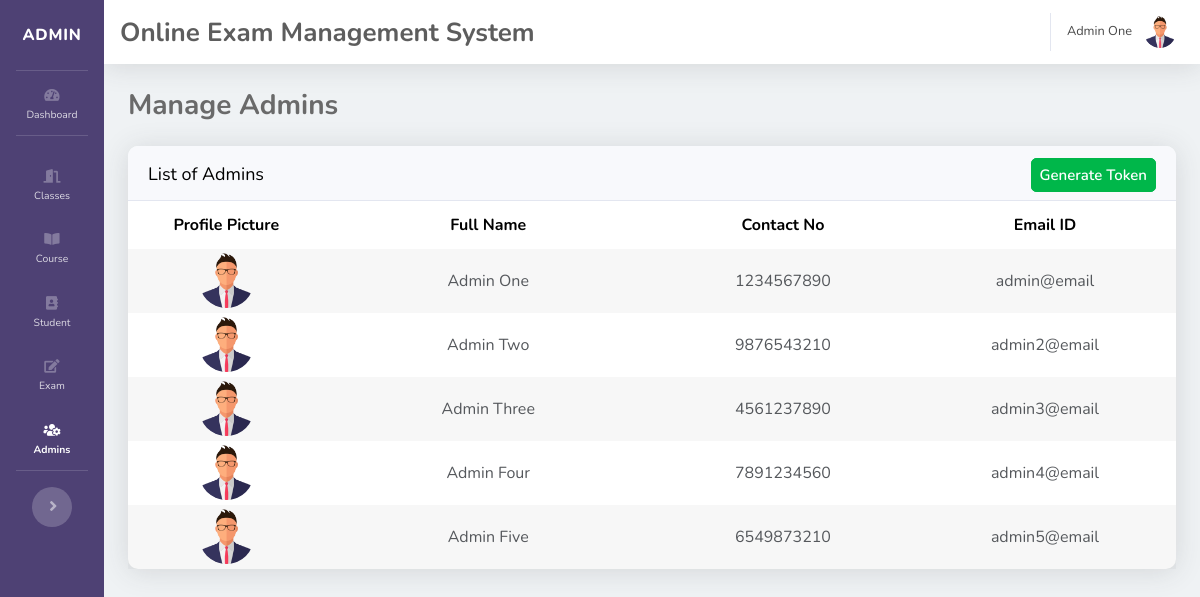
The app's page /admin/admins.php (signed in) with its own data.
### tables this page shows
CREATE TABLE `admin_reg` (
  `adm_id` int(100) NOT NULL,
  `image` varchar(100) NOT NULL,
  `full_name` varchar(100) NOT NULL,
  `contact` varchar(100) NOT NULL,
  `emailid` varchar(100) NOT NULL,
  `password` varchar(100) NOT NULL,
  `special_token` varchar(100) NOT NULL
);

### admin/admins.php (the view, shortened to what this page needs)
<?php
include "../connection.php";
include "assets/header.php";
include "assets/navbar.php"
?>
<!doctype html>
<html lang="en">
<head>
</head>
<body>
    <div class="container-fluid">
        <h3>Manage Admins</h3>
        <div class="table-box">
            <div class="card-header">List of Admins
                <div style="float: right;">
                    <a type="button submit" class="butn butn-success" id="generate_token" data-toggle="modal" data-target="#generate_token_modal">Generate Token</a>
                </div>
            </div>
            <div class="admin_data">
                <div id="table" class="table-responsive">
                    <table class="align-middle mb-0 table table-borderless table-striped table-hover">
                        <thead>
                            <tr>
                                <th class="text-center" width="15%">Profile Picture</th>
                                <th class="text-center" width="25%">Full Name</th>
                                <th class="text-center" width="20%">Contact No</th>
                                <th class="text-center" width="20%">Email ID</th>
                            </tr>
                        </thead>
                        <tbody>
                            <?php
                            $selectquery = "SELECT * FROM `admin_reg` WHERE `emailid` != ''";
                            $query = mysqli_query($db, $selectquery);
                            while ($res = mysqli_fetch_array($query)) {
                            ?>
                                <tr>
                                    <td class="text-center pt-1 pb-1">
                                        <div id="adm_profile_div"><img src="<?php echo empty($res['image']) ? "img/pfp.png" : $res['image']; ?>"></div>
                                    </td>
                                    <td class="text-center pt-2_1 pb-2_1"><?php echo $res['full_name'] ?></td>
                                    <td class="text-center pt-2_1 pb-2_1"><?php echo $res['contact'] ?></td>
                                    <td class="text-center pt-2_1 pb-2_1"><?php echo $res['emailid'] ?></td>
                                </tr>
                            <?php
                            }
                            ?>
                        </tbody>
                    </table>
                </div>
            </div>
        </div>
        <br>
    </div>
</body>
</html>

### admin/assets/header.php (shortened to what this page needs)
<!DOCTYPE html>
<head>
    <link href="css/style.css?version=1" rel="stylesheet" type="text/css">
    <link href="css/bootstrap.css?version=1" rel="stylesheet" type="text/css">
    <link href="css/font-awesome.min.css" rel="stylesheet" type="text/css">
</head>

### admin/assets/navbar.php (shortened to what this page needs)
<?php
include "../connection.php";
?>
<!DOCTYPE html>
<?php
@$sql1 = "SELECT * FROM `admin_reg` WHERE `adm_id` = '{$_SESSION["adm_id"]}'";
$result1 = mysqli_query($db, $sql1);
$res2 = mysqli_fetch_array($result1);
?>
<div id="wrapper">
    <ul class="navbar-nav bg-gradient-primary sidebar sidebar-dark accordion toggled" id="accordionSidebar">
        <a class="sidebar-brand d-flex align-items-center justify-content-center" href="dashboard.php">
            <?php
            if (isset($_SESSION['adm_id'])) {
            ?>
                <div class="sidebar-brand-icon">
                    <?php
                    $str_name = $res2['full_name'];
                    echo strtok($str_name, " ");
                    ?>
                </div>
            <?php
            } else {
            ?>
                <div class="sidebar-brand-icon">Admin</div>
            <?php
            }
            ?>
        </a>
        <hr class="sidebar-divider my-0">
        <li id="dashboard" class="nav-item">
            <a class="nav-link" href="dashboard.php">
                <i class="fas fa-fw fa-tachometer-alt"></i>
                <span>Dashboard</span></a>
        </li>
        <hr class="sidebar-divider">
        <li id="classes" class="nav-item">
            <a class="nav-link" href="classes.php">
                <i class="fas fa-door-open"></i>
                <span>Classes</span>
            </a>
        </li>
        <li id="courses1" class="nav-item">
            <a class="nav-link collapsed" href="#" data-toggle="collapse" data-target="#collapseSubject" aria-expanded="true" aria-controls="collapseSubject">
                <i class="fas fa-book-open"></i>
                <span>Course</span>
            </a>
        </li>
        <li id="student" class="nav-item">
            <a class="nav-link collapsed" href="#" data-toggle="collapse" data-target="#collapseStudent" aria-expanded="true" aria-controls="collapseStudent">
                <i class="fas fa-address-book"></i>
                <span>Student</span>
            </a>
        </li>
        <li id="exam" class="nav-item">
            <a class="nav-link collapsed" href="#" data-toggle="collapse" data-target="#collapseExam" aria-expanded="true" aria-controls="collapseExam">
                <i class="fas fa-edit"></i>
                <span>Exam</span>
            </a>
        </li>
        <li id="admin_list" class="nav-item">
            <a class="nav-link" href="admins.php">
                <i class="fas fa-users-cog"></i>
                <span>Admins</span>
            </a>
        </li>
        <hr class="sidebar-divider d-none d-md-block">
        <div class="text-center d-none d-md-inline">
            <button class="rounded-circle border-0" id="sidebarToggle"></button>
        </div>
    </ul>
    <div id="content-wrapper" class="d-flex flex-column">
        <div id="content">
            <nav class="navbar navbar-expand navbar-light bg-white topbar static-top shadow">
                <h2>Online Exam Management System</h2>
                <ul class="navbar-nav ml-auto">
                    <li class="nav-item dropdown no-arrow">
                        <a class="nav-link dropdown-toggle" id="userDropdown" role="button" data-toggle="dropdown" aria-haspopup="true" aria-expanded="false">
                            <?php
                            if (isset($_SESSION['adm_id'])) {
                            ?>
                                <span class="d-none d-lg-inline text-gray-600 small" style="padding-right: 12px;">
                                    <?php
                                    echo $res2['full_name'];
                                    ?>
                                </span>
                                <img class="img-profile rounded-circle" src="<?php echo empty($res2['image']) ? "img/pfp.png" : $res2['image']; ?>">
                            <?php
                            } else {
                            ?>
                                <span class="d-none d-lg-inline text-gray-600 small" style="padding-right: 12px;">LogIn First</span>
                                <img class="img-profile rounded-circle" src="img/pfp.png">
                            <?php
                            }
                            ?>
                        </a>
                    </li>
                </ul>
            </nav>

### admin/css/style.css (style rules this page uses)
html { scroll-behavior: smooth; }
body { min-height: 100% !important; height: 100% !important; }
.card-header { font-size: 18px; height: 55px; border-top-left-radius: 10px !important; border-top-right-radius: 10px !important; padding-top: 15px !important; }
.container-fluid h3 { margin-top: 20px; margin-bottom: 20px; color: #6a6a6a; }
#content-wrapper #content h2 { color: rgba(71, 71, 71, 0.884); font-size: 26px; cursor: default; }
.table-box { border-radius: 10px; height: auto; background-color: white; color: black !important; box-shadow: 0 0.15rem 1.75rem 0 rgba(58, 59, 69, 0.15) !important; }
tbody { color: #55585c; }
#userDropdown { padding: 0px !important; padding-right: 8px !important; }
.admin_data #adm_profile_div { height: 55px; width: 55px; position: relative; border-radius: 50%; overflow: hidden; display: block; margin: auto; }
.admin_data img { width: 55px; }
.pt-2_1 { padding-top: 20px !important; }
.pb-2_1 { padding-bottom: 20px !important; }
.butn { padding: 6px 8px 6px; line-height: 1; text-align: center; white-space: nowrap; vertical-align: baseline; border-radius: 0.35rem; transition: color 0.15s ease-in-out, background-color 0.15s ease-in-out, border-color 0.15s ease-in-out, box-shadow 0.15s ease-in-out; cursor: pointer; font-size: 15px; font-weight: 600; }
.butn-success { color: #fff; background-color: #00b74a; border: 1px solid #00b74a; }

### records on screen
admin_reg: full_name "ADMIN", full_name "Admin One", contact "1234567890", emailid "admin@email"
admin_reg: full_name "Admin Two", contact "9876543210", emailid "admin2@email"
admin_reg: full_name "Admin Three", contact "4561237890", emailid "admin3@email"
admin_reg: full_name "Admin Four", contact "7891234560", emailid "admin4@email"
admin_reg: full_name "Admin Five", contact "6549873210", emailid "admin5@email"
